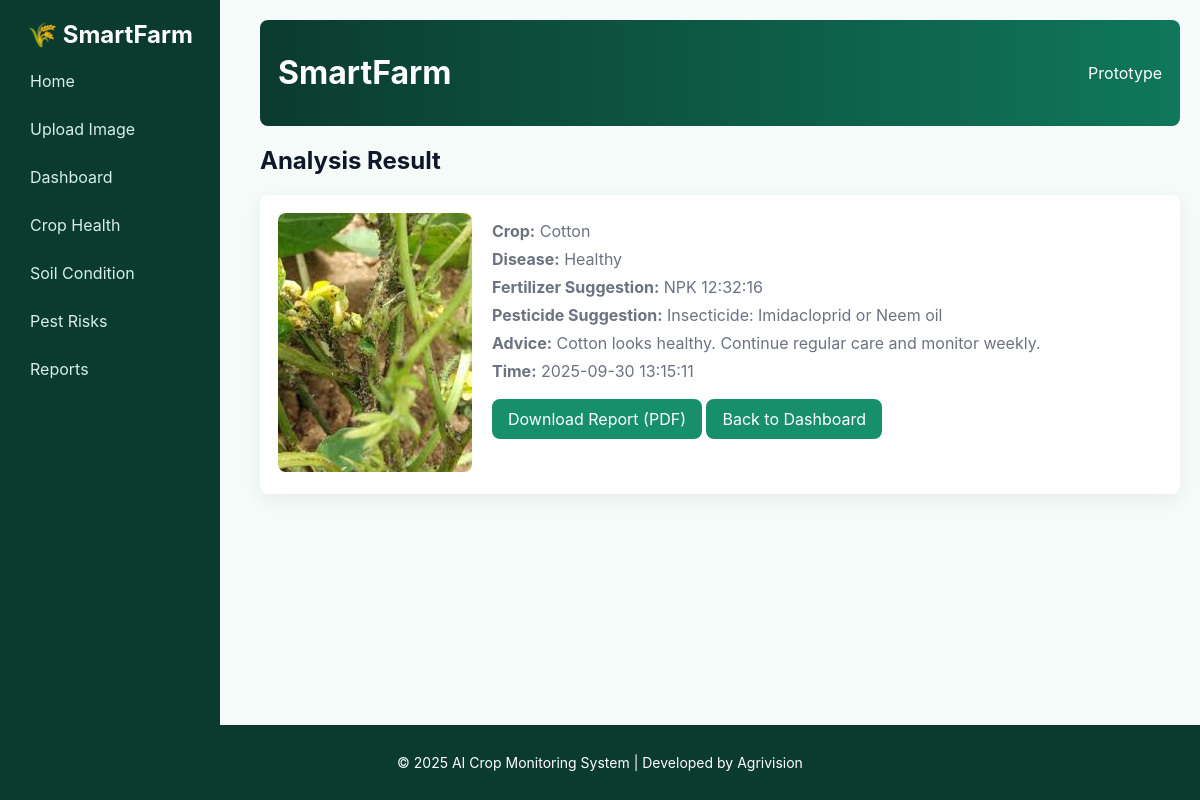
Page /result/2 on the committed database.
### tables this page shows
CREATE TABLE uploads (
                id INTEGER PRIMARY KEY AUTOINCREMENT,
                filename TEXT,
                crop_pred TEXT,
                disease_pred TEXT,
                fertilizer TEXT,
                pesticide TEXT,
                advice TEXT,
                timestamp TEXT
                );

### app.py (the view)
@app.route("/result/<int:id>")
def result(id):
    conn = sqlite3.connect(DB_PATH)
    c = conn.cursor()
    c.execute("SELECT id, filename, crop_pred, disease_pred, fertilizer, pesticide, advice, timestamp FROM uploads WHERE id = ?", (id,))
    row = c.fetchone()
    conn.close()
    if not row:
        return "Result not found", 404
    data = {
        "id": row[0],
        "filename": row[1],
        "crop": row[2],
        "disease": row[3],
        "fertilizer": row[4],
        "pesticide": row[5],
        "advice": row[6],
        "timestamp": row[7]
    }
    return render_template("result.html", data=data)

### templates/result.html
{% extends "base.html" %}
{% block content %}
<h2>Analysis Result</h2>
<div class="result-card">
  <div class="img-col">
    <img src="{{ url_for('uploaded_file', filename=data.filename) }}" alt="uploaded" />
  </div>
  <div class="info-col">
    <p><strong>Crop:</strong> {{ data.crop }}</p>
    <p><strong>Disease:</strong> {{ data.disease }}</p>
    <p><strong>Fertilizer Suggestion:</strong> {{ data.fertilizer }}</p>
    <p><strong>Pesticide Suggestion:</strong> {{ data.pesticide }}</p>
    <p><strong>Advice:</strong> {{ data.advice }}</p>
    <p><strong>Time:</strong> {{ data.timestamp }}</p>
    <a class="btn" href="{{ url_for('download_report', id=data.id) }}">Download Report (PDF)</a>
    <a class="btn" href="{{ url_for('dashboard') }}">Back to Dashboard</a>
  </div>
</div>
{% endblock %}

### static/css/style.css (style rules this page uses)
:root { --bg:#f4fbf9; --accent:#178f6b; --card:#ffffff; --muted:#6b7280; }
* { box-sizing:border-box }
body { margin:0;font-family:Inter,Arial,Helvetica,sans-serif;background:var(--bg);color:#0f172a }
.btn { display:inline-block;background:var(--accent);color:#fff;padding:10px 16px;border-radius:8px;text-decoration:none;margin-top:10px }
.result-card { display:flex;gap:20px;background:var(--card);padding:18px;border-radius:8px;box-shadow:0 6px 18px rgba(15,23,42,0.06) }
.result-card img { max-width:260px;border-radius:8px;object-fit:cover }
.info-col p { margin:8px 0;color:var(--muted) }

### rows in the picture
uploads: filename (picture), crop "Cotton", disease "Healthy", fertilizer "NPK 12:32:16", pesticide "Insecticide: Imidacloprid or Neem oil", advice "Cotton looks healthy. Continue regular care and monitor weekly.", timestamp "2025-09-30 13:15:11"
